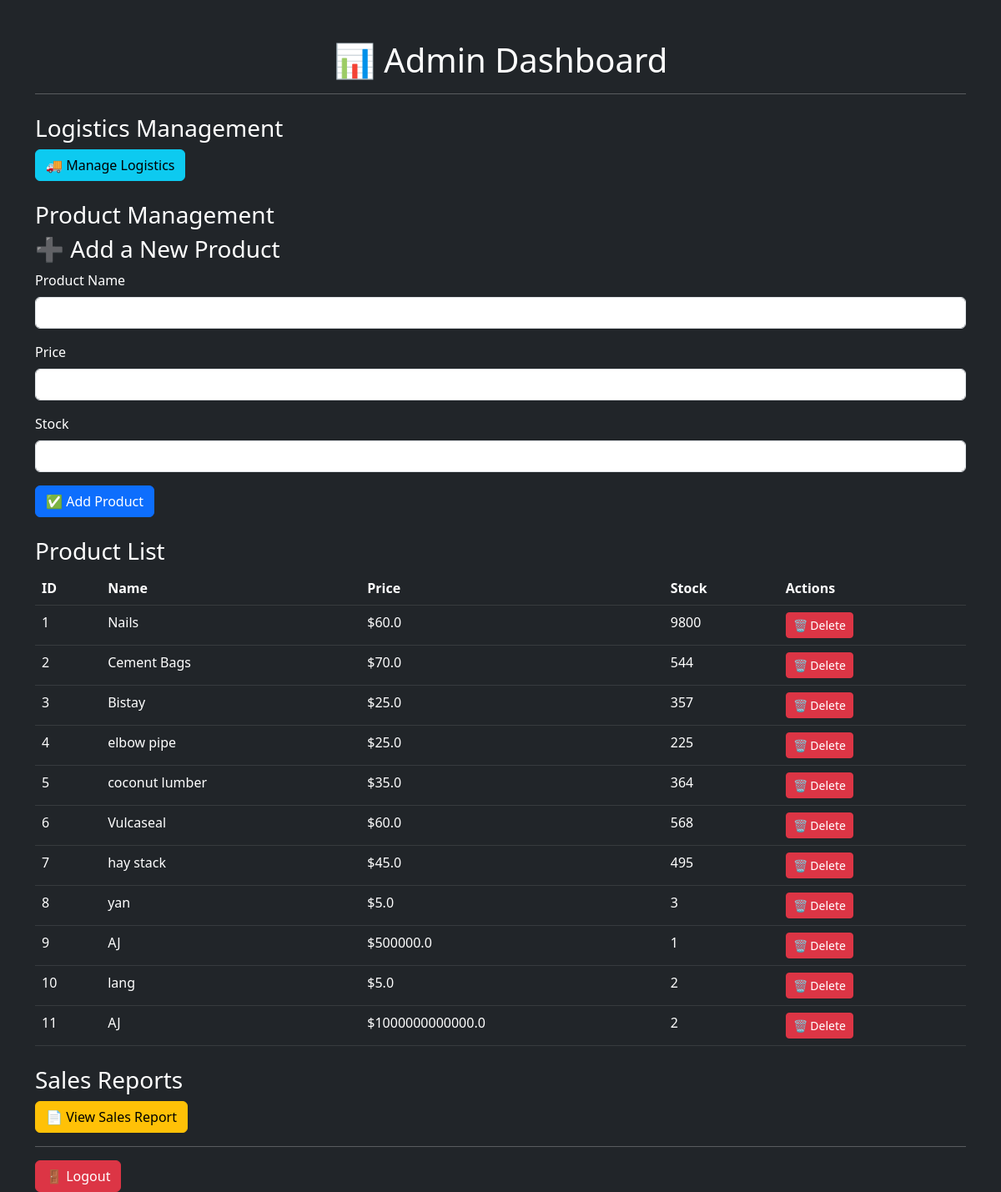
The page /admin_dashboard (signed in) on the database as committed earlier.
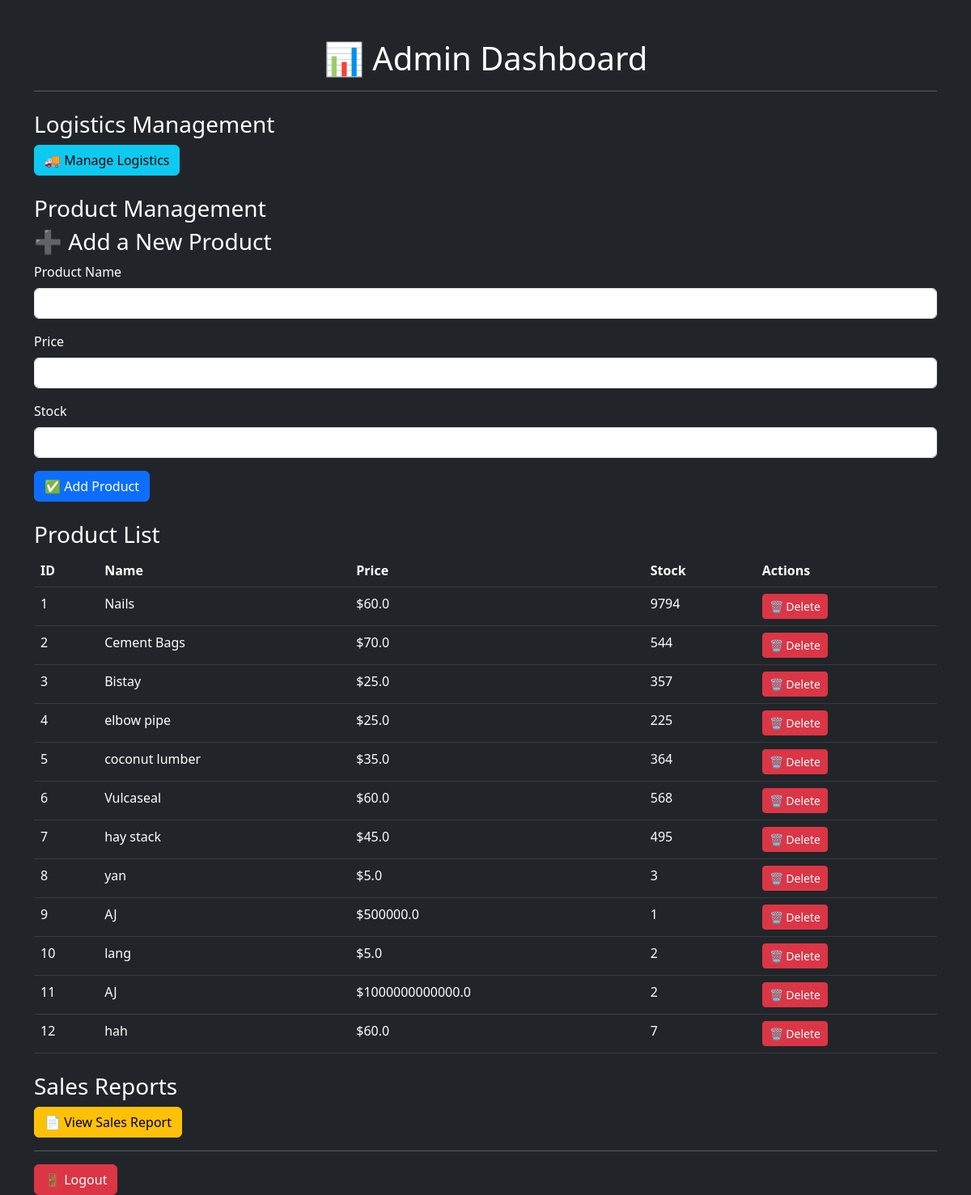
The same page on the database as committed later.
### app.py (models this page shows)
class Product(db.Model):
    id = db.Column(db.Integer, primary_key=True)
    name = db.Column(db.String(100), nullable=False)
    price = db.Column(db.Float, nullable=False)
    stock = db.Column(db.Integer, nullable=False)

### app.py (the view, shortened to what this page needs)
@app.route("/admin_dashboard", methods=["GET", "POST"])
@login_required
def admin_dashboard():
    if current_user.role != "admin":
        flash("Access Denied!", "danger")
        return redirect(url_for("cashier_dashboard"))
    form = ProductForm()
    products = Product.query.all()
    return render_template("admin_dashboard.html", form=form, products=products)

### app.py
class ProductForm(FlaskForm):
    name = StringField("Product Name", validators=[DataRequired()])
    price = FloatField("Price", validators=[DataRequired()])
    stock = IntegerField("Stock", validators=[DataRequired()])
    submit = SubmitField("Add Product")

### app.py (called while the page is built)
@login_manager.user_loader
def load_user(user_id):
    return db.session.get(User, int(user_id))  # ✅ Correct for SQLAlchemy 2.0

### templates/admin_dashboard.html (shortened to what this page needs)
<!DOCTYPE html>
<html lang="en">
<head>
    <link rel="stylesheet" href="https://cdn.jsdelivr.net/npm/bootstrap@5.3.0/dist/css/bootstrap.min.css">
</head>
<body class="bg-dark text-white">
    <div class="container mt-5">
        <h1 class="text-center">📊 Admin Dashboard</h1>
        <hr>
        <h3 class="mt-4">Logistics Management</h3>
<a href="{{ url_for('logistics_dashboard') }}" class="btn btn-info">🚚 Manage Logistics</a>
<br>
<br>
        <h3>Product Management</h3>
        <h3>➕ Add a New Product</h3>
<form method="POST">
    <div class="mb-3">
        <label class="form-label">Product Name</label>
        {{ form.name(class="form-control") }}
    </div>
    <div class="mb-3">
        <label class="form-label">Price</label>
        {{ form.price(class="form-control") }}
    </div>
    <div class="mb-3">
        <label class="form-label">Stock</label>
        {{ form.stock(class="form-control") }}
    </div>
    <button type="submit" class="btn btn-primary">✅ Add Product</button>
</form>
        <h3 class="mt-4">Product List</h3>
        <table class="table table-dark table-hover">
            <thead>
                <tr>
                    <th>ID</th><th>Name</th><th>Price</th><th>Stock</th><th>Actions</th>
                </tr>
            </thead>
            <tbody>
                {% for product in products %}
                <tr>
                    <td>{{ product.id }}</td>
                    <td>{{ product.name }}</td>
                    <td>${{ product.price }}</td>
                    <td>{{ product.stock }}</td>
                    <td>
                        <form action="{{ url_for('delete_product', product_id=product.id) }}" method="POST" style="display:inline;">
                            <button type="submit" class="btn btn-danger btn-sm" onclick="return confirm('Are you sure?')">🗑 Delete</button>
                        </form>
                    </td>
                </tr>
                {% endfor %}
            </tbody>
        </table>
        <h3 class="mt-4">Sales Reports</h3>
        <a href="{{ url_for('sales_report') }}" class="btn btn-warning">📄 View Sales Report</a>
        <hr>
        <a href="{{ url_for('logout') }}" class="btn btn-danger">🚪 Logout</a>
    </div>
</body>
</html>

Rows that differ between the two databases and show on the page:
changed Product "Nails": stock "9800" → "9794"
added Product: id "12", name "hah", price "60.0", stock "7"
